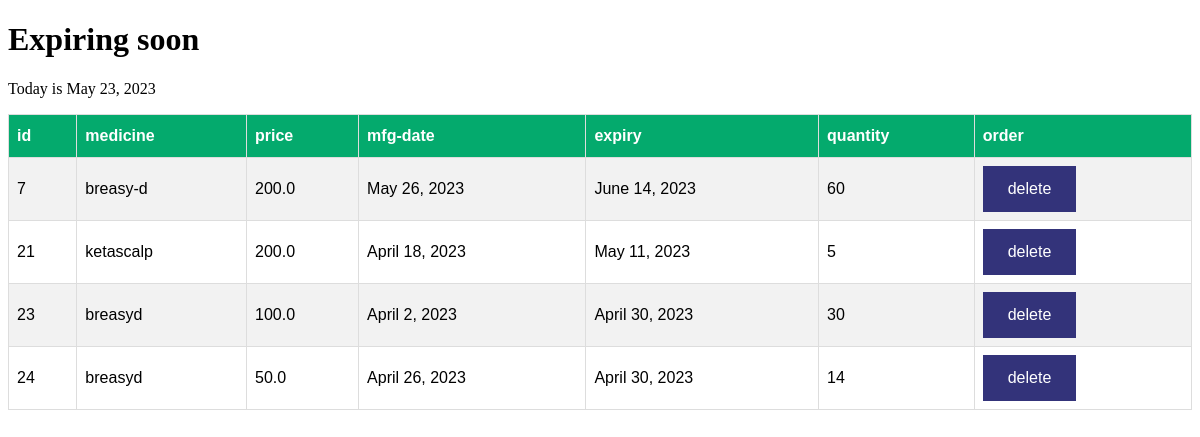
The app's page /expiring_soon with its own data.
### aap/models.py (models this page shows, shortened)
class products(models.Model):
    id = models.AutoField(primary_key=True)
    medicine =models.CharField(max_length=200,null=True)
    price =models.FloatField(max_length=20,null=True)
    manufacture_date= models.DateField(null=True)
    expiry=models.DateField(null=True)
    quantity = models.IntegerField(default=0,null=True)

### aap/views.py (the view)
# urls.py: path("expiring_soon",views.expiring_soon,name="expiring_soon"),
def expiring_soon(request):
    expiring_products = []
    today = timezone.now().date()
    for product in products.objects.all():
        delta = product.expiry - product.manufacture_date
        if delta <= timezone.timedelta(days=30):
            expiring_products.append(product)
    mail_subject = "Medicines are low! Be Cautious"
    mail_template = "emails/expiry_notification.html"
    context = {
        'expiring_products': expiring_products,
        'today': today,
        'to_email':'21131f0012@gvpce.ac.in',
    }
    send_notification(mail_subject,mail_template,context)
    return render(request, 'expiring_soon.html', context)

### aap/utils.py (called while the page is built)
def send_notification(mail_subject,mail_template,context):
    from_email = settings.DEFAULT_FROM_EMAIL
    message = render_to_string(mail_template, context)
    if(isinstance(context['to_email'], str)):
        to_email = []
        to_email.append(context['to_email'])
    else:
        to_email = context['to_email']
    mail = EmailMessage(mail_subject, message, from_email, to=to_email)
    mail.send()

### templates/expiring_soon.html (shortened to what this page needs)
<!DOCTYPE html>
<html lang="en">
<head>
        </head>
</head>
<body>
    <h1>Expiring soon</h1>
    <p>Today is {{ today }}</p>
    <form action="tim" method="POST">
        <table id = "customers">
               <tr>
                 <th>id</th>
                 <th>medicine</th>
                 <th>price</th>
                 <th>mfg-date</th>
                 <th>expiry</th>
                 <th>quantity</th>
                 <th>order</th>
               </tr>
         {%  for i in expiring_products %}
                 <tr>
                 <td>{{i.id}}</td>
                 <td>{{i.medicine}}</td>
                 <td>{{i.price}}</td>
                 <td>{{i.manufacture_date}}
                 <td>{{i.expiry}}</td>
                 <td>{{i.quantity}}</td>
                 <td><a href="#">delete</a></td>
                 </tr>
        {%endfor%}
</body>
</html>

### templates/expiring_soon.html (style rules this page uses)
#customers { font-family: Arial, Helvetica, sans-serif; border-collapse: collapse; width: 100%; }
#customers td, #customers th { border: 1px solid #ddd; padding: 8px; }
#customers tr:nth-child(even) { background-color: #f2f2f2; }
#customers th { padding-top: 12px; padding-bottom: 12px; text-align: left; background-color: #04AA6D; color: white; }
a:link, a:visited { background-color: rgb(51, 51, 122); color: white; padding: 14px 25px; text-align: center; text-decoration: none; display: inline-block; }

### records on screen
products: id "7", medicine "breasy-d", price "200.0", manufacture_date "May 26, 2023", expiry "June 14, 2023", quantity "60"
products: id "21", medicine "ketascalp", price "200.0", manufacture_date "April 18, 2023", expiry "May 11, 2023", quantity "5"
products: id "23", medicine "breasyd", price "100.0", manufacture_date "April 2, 2023", expiry "April 30, 2023", quantity "30"
products: id "24", medicine "breasyd", price "50.0", manufacture_date "April 26, 2023", expiry "April 30, 2023", quantity "14"
